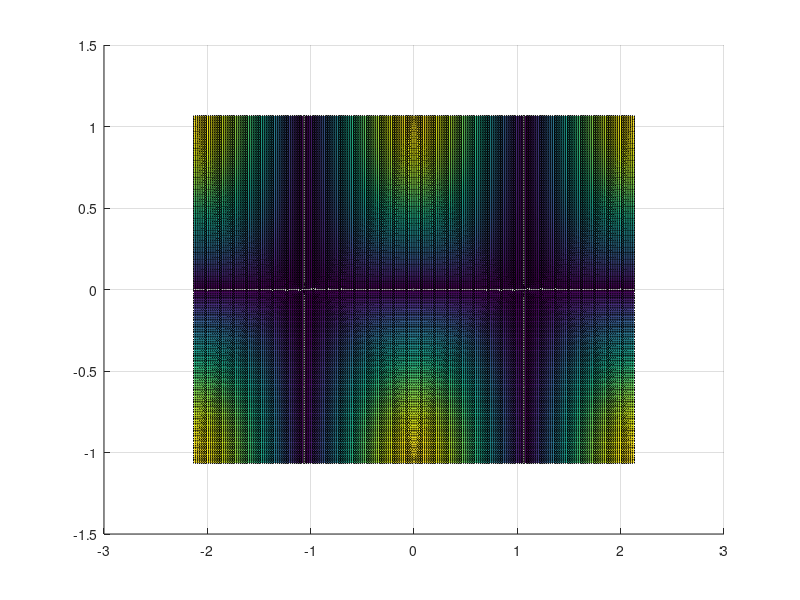

The MATLAB source for this figure:
function hybridModesCircular
clc

width = 4.267;
height = 2.134;

freqMHz = 2000;
sigma = 0.01;
erH = 10;
erV = 10;
hRMS = 0.1; %RMS
thetaRadRMS = deg2rad(1);

x0 = 0;
y0 = 0.5;

%------------------------------------------------------------------------

m = 2;
n = 1;

lambda = 300/freqMHz;
k = 2*pi/lambda;

kH = (erH - 1i*sigma);
kV = (erV - 1i*sigma);

a = width/2;
b = height/2;


x = linspace(-a, a, 205);
y = linspace(-b, b, 205);
z = linspace(500, 500, 1);

[X, Y, Z] = meshgrid (x, y, z);

phiA = pi/2;
if (rem(m, 2) == 0)
  phiA = 0;
end

phiB = 0;
if (rem(n, 2) == 0)
  phiB = pi/2;
end

eMNV = sin(m*pi/2/a .* Y + phiA) .* cos(n*pi/2/b .* X + phiB);
eMNH = sin(m*pi/2/a .* X + phiA) .* cos(n*pi/2/b .* Y + phiB);

betaMN = sqrt(k^2 - (m*pi/2/a)^2 - (n*pi/2/b)^2);

alphaMNV = 1/2/a * (m*pi/2/a/k)^2 * (real(1/sqrt(kV-1))) + 1/b/2 * (n*lambda/2/b)^2 * (real(kH/sqrt(kH-1)));
alphaMNH = 1/2/a * (m*pi/2/a/k)^2 * (real(kV/sqrt(kV-1))) + 1/b/2 * (n*lambda/2/b)^2 * (real(1/sqrt(kH-1)));

alphaL = pi^2 * hRMS^2 * lambda * (1/(2*a)^4 + 1/(2*b)^4);
alphaT = pi^2 * thetaRadRMS^2 / lambda;

CMNV = pi/(a*b*sqrt(1-(m*pi/2/a/k)^2 - (n*pi/2/b/k)^2)) .* sin(m*pi/2/a .* y0 + phiA) .* cos(n*pi/2/b .* x0 + phiB);
CMNH = pi/(a*b*sqrt(1-(m*pi/2/a/k)^2 - (n*pi/2/b/k)^2)) .* sin(m*pi/2/a .* x0 + phiA) .* cos(n*pi/2/b .* y0 + phiB);

alphaV = alphaMNV + alphaL + alphaT;
alphaH = alphaMNH + alphaL + alphaT;

beta = betaMN;


% zz = 10:0.1:40;
% wallLoss = 10*log10(exp(-alphaL.*zz));
% refLossV = 10*log10(exp(-alphaMNV.*zz));
% refLossH = 10*log10(exp(-alphaMNH.*zz));
% tiltLoss = 10*log10(exp(-alphaT.*zz));
% gammaLossV = 10*log10(exp(-alphaV.*zz));
% gammaLossH = 10*log10(exp(-alphaH.*zz));
% 
% figure(3)
% hold off;
% plot (zz, wallLoss);
% hold on;
% plot (zz, refLossV, 'r');
% plot (zz, refLossH, 'r--');
% plot (zz, tiltLoss, 'g');
% plot (zz, gammaLossV, 'k');
% plot (zz, gammaLossH, 'k--');
% 
% line ([30.48 30.48], [0, min(gammaLossV)]);
% title ('V mode')
% grid on;

decayV = exp(-(alphaV + 1i*beta).*Z);
decayH = exp(-(alphaH + 1i*beta).*Z);

Ey = CMNV .* eMNV .* decayV;
Ex = CMNH .* eMNH .* decayH;

E = Ex + 1i*Ey;

figure (1)
surf (X(:,:,1), Y(:,:,1), abs(E(:,:,1)));
view(2)

max(max(abs(E(:,:,1))))
